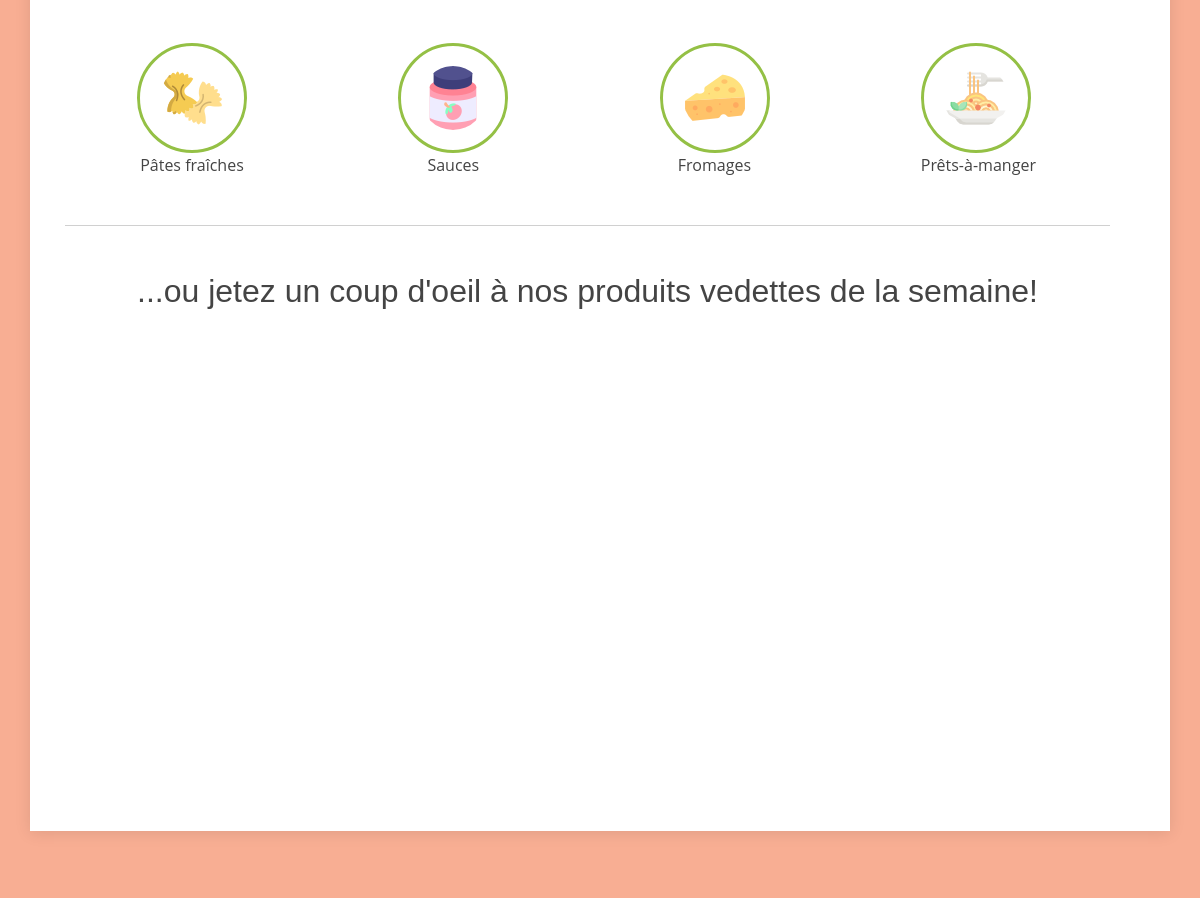
The app's page / (middle part), older data.
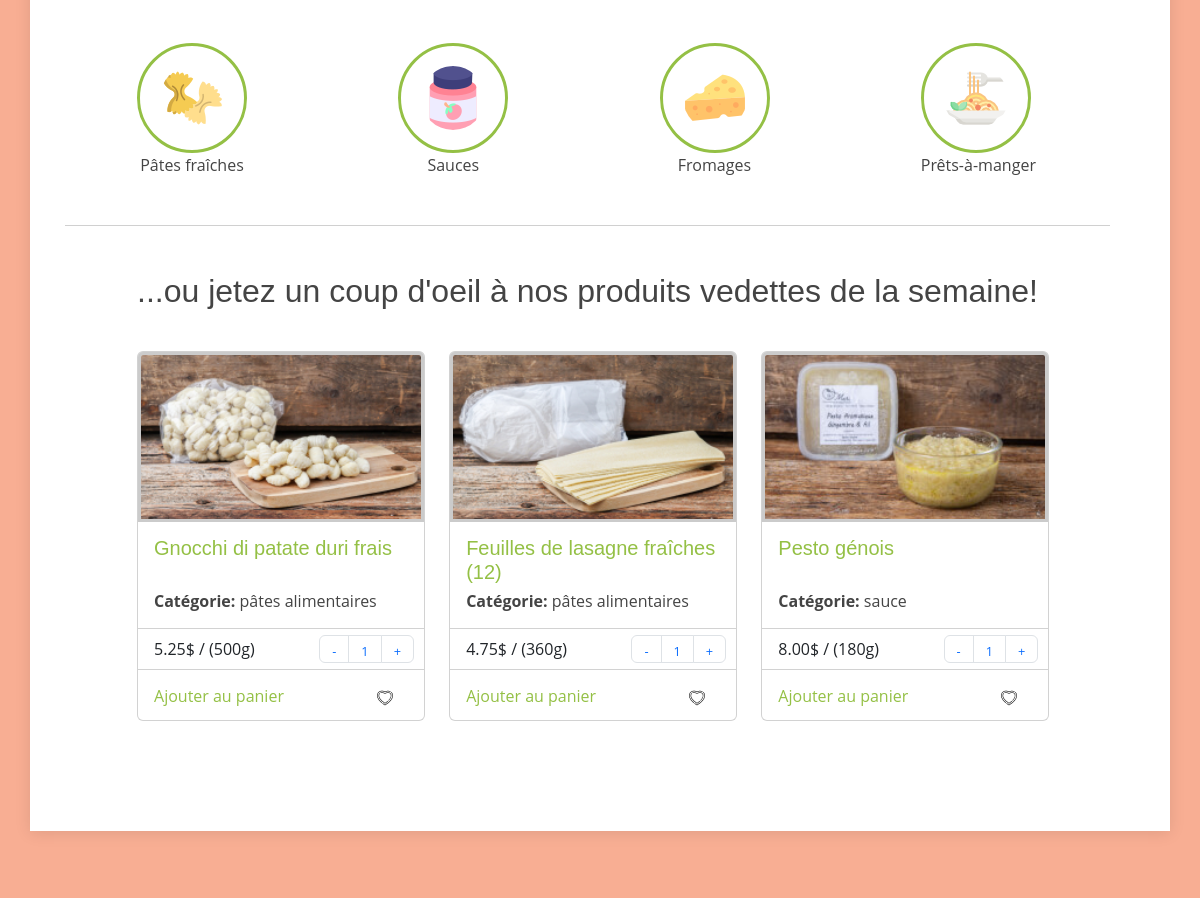
The same page, newer data.
### tables this page shows
CREATE TABLE `produits` (
  `IdP` int(11) NOT NULL,
  `nom` varchar(50) NOT NULL,
  `categorie` varchar(30) NOT NULL,
  `ingredients` varchar(256) DEFAULT NULL,
  `prix` float DEFAULT NULL,
  `quantite` int(4) DEFAULT NULL,
  `photo` varchar(256) DEFAULT NULL
);

### serveur/ressources/bd/modele.inc.php (called while the page is built, shortened)
<?php
 	require_once("connexion.inc.php");
class modeleDonnees{
function executer($requete=null,$params=null){
		$connexion = Connexion::getInstanceConnexion()->getConnexion();
		$stmt = $connexion->prepare($requete);
		$stmt->execute($params);
		return $stmt;
	}
}
?>

### serveur/ressources/bd/connexion.inc.php (called while the page is built, shortened)
<?php
    class Connexion{
        private static $instance;
        public static function getInstanceConnexion(){
            if(self::$instance ==null){
                self::$instance = new Connexion();
            }
            return self::$instance;
        }
        function connecter(){
           try {
              $dns = "mysql:host=".SERVEUR.";dbname=".BD;
              $options = array(
                PDO::ATTR_ERRMODE => PDO::ERRMODE_EXCEPTION
              );
              $this->connexion = new PDO( $dns, USAGER, MDP, $options );
            } catch ( Exception $e ) {
                echo "Probleme de connexion au serveur de bd";
                exit();
            }
        }
    }
?>

### serveur/produit/affichageProduits.php (the view, shortened to what this page needs)
<?php
    require_once(__DIR__.'/../ressources/bd/connexion.inc.php');
    require_once(__DIR__.'/../ressources/bd/modele.inc.php');
    $requete="SELECT * FROM produits";
    try{
        $instanceModele= modeleDonnees::getInstanceModele();
        $stmt = $instanceModele->executer($requete,[]);
        if ($ligne=$stmt->fetch(PDO::FETCH_OBJ)){
            while($ligne=$stmt->fetch(PDO::FETCH_OBJ)){
                listerProduits($ligne);
            }
        }
    }catch (Exception $e){
        echo 'ERREUR: '.$e;
    }finally {
    }
	function listerProduits($produit){
        $lienImage = chargerImage($produit->photo);
        $prix = miseEnFormePrix($produit->prix, $produit->quantite);
        $card = '
        <div class="card" style="width: 18rem;">
            <a href="#"><img src="'.$lienImage.'" class="card-img-top"></a>
            <div class="card-body">
                <a href="#"><h5 class="card-title">'.$produit->nom.'</h5></a>
            </div>
            <div class="card-body">
                <p><b>Catégorie: </b>'.$produit->categorie.'</p>
            </div>
            <ul class="list-group list-group-flush">
                <li class="list-group-item">'.$prix.'</li>
            </ul>
            <nav class = "qte">
                <ul class="pagination">
                    <li class="page-item"><a class="page-link moins">-</a></li>
                    <li class="page-item"><a contenteditable="true" class="page-link">1</a></li>
                    <li class="page-item"><a class="page-link plus">+</a></li>
                </ul>
            </nav>
            <div class="card-body">
                <a href="#" class="card-link">Ajouter au panier</a>
                <p class="card-fav"><img class="etat-like" src="client/images/general/notlike.png" alt="ajouter aux favoris"></p>
            </div>
        </div>';
        echo $card;
    }
    function chargerImage($image){
        $lien = 'client/images/produits/'.$image;
        $lienND = 'client/images/produits/visuel-non-disponible.jpg';
        if ($image != ""){
            if (file_exists($lien)){
                return $lien;
            }else {
                return $lienND;
            }
        } else {
            return $lienND;
        }
    }
    function miseEnFormePrix($prix, $qte){
        $prixStr = strval($prix);
        $qteStr = strval($qte);
        if (strlen($prixStr) != 0 && strlen($qteStr) != 0) {
            if (strpos($prixStr, '.')){
                $prixTab = explode(".", $prixStr);
                $prixEnt = $prixTab[0];
                $decimal = $prixTab[1];
                if (strlen($decimal) != 2) {
                    while (strlen($decimal) != 2) {
                        $decimal .= '0';
                    }
                }
            } else {
                $prixEnt =  $prixStr;
                $decimal = '00';
            }
            return $prixEnt.'.'.$decimal."$ / (".$qteStr."g)";
        } else {
            return 'Prix Non Disponible';
        }
    }
?>

### index.php (shortened to what this page needs)
<!DOCTYPE html>
<html lang="fr">
<head>
    <link rel="stylesheet" href="client/utilitaires/bootstrap-5.3.0-alpha1-dist/css/bootstrap.min.css">
    <link rel="stylesheet" href="client/css/style.css?v=<?php echo time(); ?>">
    <link href="https://fonts.cdnfonts.com/css/bradley-hand-2" rel="stylesheet">
</head>
<body onload="initialisation();">
    <main id="main">
        <section class="about">
            <div class="container">
                <div class="row justify-content-end">
                    <div class="col-lg-11">
                        <div class="row justify-content-end">
                        <div class="col-lg-3 col-md-5 col-6 d-md-flex align-items-md-stretch">
                            <div class="count-box py-5">
                            <a href="#"><img class="categorie-img" src="client/images/general/pate.png"></a>
                            <p class="categorie">Pâtes fraîches</p>
                            </div>
                        </div>
                        <div class="col-lg-3 col-md-5 col-6 d-md-flex align-items-md-stretch">
                            <div class="count-box py-5">
                            <a href="#"><img class="categorie-img" src="client/images/general/sauce.png"></a>
                            <p class="categorie">Sauces</p>
                            </div>
                        </div>
                        <div class="col-lg-3 col-md-5 col-6 d-md-flex align-items-md-stretch">
                            <div class="count-box pb-5 pt-0 pt-lg-5">
                            <a href="#"><img class="categorie-img" src="client/images/general/fromage.png"></a>
                            <p class="categorie">Fromages</p>
                            </div>
                        </div>
                        <div class="col-lg-3 col-md-5 col-6 d-md-flex align-items-md-stretch">
                            <div class="count-box pb-5 pt-0 pt-lg-5">
                            <a href="#"><img class="categorie-img" src="client/images/general/plat.png"></a>
                            <p class="categorie">Prêts-à-manger</p>
                            </div>
                        </div>
                        <hr class="enVedette">
                        <h2 class="enVedette" id="entete2">...ou jetez un coup d'oeil à nos produits vedettes de la semaine!</h2>
                        </div>
                        <div class="cards_produits">
                            <?php
                                require_once('serveur/produit/affichageProduits.php');
                            ?>
                        </div>
                    </div>
                </div>
            </div>
        </section>
    </main>
</body>
</html>

### client/css/style.css (style rules this page uses)
body { font-family: "Open Sans", sans-serif; color: #444444; background-color: rgba(243, 116, 70, 0.582); }
a { color: #94c045; text-decoration: none; }
h1, h2, h3, h4, h5, h6 { font-family: "Raleway", sans-serif; }
#main { margin-top: 70px; z-index: 3; position: relative; margin-bottom: 70px; }
.about .container { box-shadow: 0px 2px 15px rgba(0, 0, 0, 0.1); padding-bottom: 15px; background: #fff; }
#entete2 { margin-top:30px; margin-bottom: 20px; }
.enVedette { margin-right: 60px; text-align: center; }
.categorie { width: 100%; margin: auto; text-align: center; }
.categorie-img { border: solid; padding: 20px; -moz-border-radius : 75px; -webkit-border-radius : 75px; border-radius : 75px; }
.card-fav { float: right; margin-right: 15px; }
.card-body { margin-top: -2px; height: 55px; white-space: normal; }
.card { margin-right: 20px; display: inline-block; height: 370px; }
.card a img { height : 170px; object-fit: cover; border: solid; color:#99999981; }
.cards_produits { margin-top:20px; margin-right: 125px; margin-bottom: 50px; height: 415px; display: block; width: 90%; white-space:nowrap; overflow-x:scroll; overflow-y: hidden; }
.qte { float: right; margin-right: 10px; margin-top: -35px; }
.page-link { height: 28px; font-size: 0.8em; }

Row changes from the older to the newer data that the page shows:
added produits: photo (picture), nom "Gnocchi di patate duri frais", categorie "pâtes alimentaires", prix "5.25$ / (500g)"
added produits: photo (picture), nom "Feuilles de lasagne fraîches (12)", categorie "pâtes alimentaires", prix "4.75$ / (360g)"
added produits: photo (picture), nom "Pesto génois", categorie "sauce", prix "8.00$ / (180g)"
